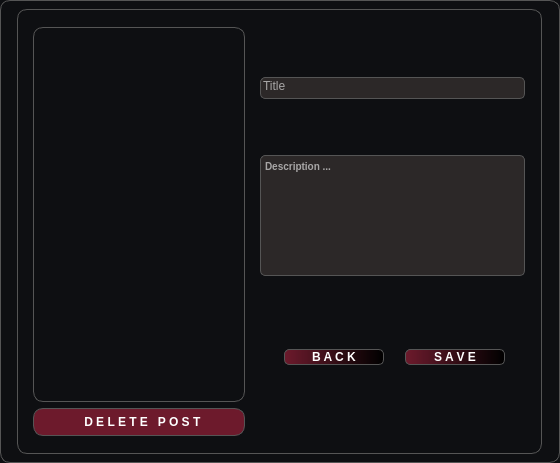
<?xml version="1.0" encoding="UTF-8"?>
<ui version="4.0">
 <class>PostEdit</class>
 <widget class="QWidget" name="PostEdit">
  <property name="geometry">
   <rect>
    <x>0</x>
    <y>0</y>
    <width>560</width>
    <height>463</height>
   </rect>
  </property>
  <property name="sizePolicy">
   <sizepolicy hsizetype="Fixed" vsizetype="Fixed">
    <horstretch>0</horstretch>
    <verstretch>0</verstretch>
   </sizepolicy>
  </property>
  <property name="minimumSize">
   <size>
    <width>560</width>
    <height>0</height>
   </size>
  </property>
  <property name="windowTitle">
   <string>Form</string>
  </property>
  <property name="styleSheet">
   <string notr="true">*{
border-radius: 10px;
border: 1px solid #555;
background-color: rgb(14, 15, 18);
}
#frame_09, #frame_99, #frame_88{
border: none;
}

#title, #description {
	border-radius: 5px;
	color:rgba(255, 255, 255, 150);
	padding-bottom:4px;
	background-color: #2C2828;
}

#horizontalFrame{
background-color: none;
border : none;
}

#backBtn, #confirmBtn{	
border: 1px solid #555;
font-weight: bold;
background-color: qlineargradient(spread:pad, x1:0, y1:0, x2:1, y2:0, stop:0 rgba(254, 44, 85, 100), stop:1 rgba(0, 0, 0, 255));
border-radius: 5px;
color: #fff;
}

#deletePostBtn{
border: 1px solid #555;
font-weight: bold;
background-color: rgba(254, 44, 85, 100);
border-radius: 10px;
color: #fff;

}
#backBtn::hover, #confirmBtn::hover{	
font-weight: bold;
background-color: qlineargradient(spread:pad, x1:0, y1:0, x2:1, y2:0, stop:0 rgba(254, 44, 85, 150), stop:1 rgba(0, 0, 0, 255));
}

#backBtn::pressed, #confirmBtn::pressed{	
font-weight: bold;
padding-left:5px;
padding-top:2px;
background-color: #2C2828;
}


#deletePostBtn:hover{
font-weight: bold;
background-color: qlineargradient(spread:pad, x1:0, y1:0, x2:1, y2:0, stop:0 rgba(254, 44, 85, 150), stop:1 rgba(0, 0, 0, 255));

}
#deletePostBtn:pressed{
border: 1px solid #555;
padding-left:6px;
padding-top:4px;
		border-radius: 8px;

	background-color: #2C2828;
}
</string>
  </property>
  <layout class="QHBoxLayout" name="horizontalLayout_2">
   <property name="spacing">
    <number>6</number>
   </property>
   <property name="leftMargin">
    <number>9</number>
   </property>
   <property name="topMargin">
    <number>9</number>
   </property>
   <property name="rightMargin">
    <number>9</number>
   </property>
   <property name="bottomMargin">
    <number>9</number>
   </property>
   <item>
    <widget class="QWidget" name="widget_09" native="true">
     <property name="sizePolicy">
      <sizepolicy hsizetype="Fixed" vsizetype="Preferred">
       <horstretch>0</horstretch>
       <verstretch>0</verstretch>
      </sizepolicy>
     </property>
     <property name="minimumSize">
      <size>
       <width>525</width>
       <height>0</height>
      </size>
     </property>
     <layout class="QHBoxLayout" name="horizontalLayout">
      <property name="spacing">
       <number>9</number>
      </property>
      <property name="leftMargin">
       <number>6</number>
      </property>
      <property name="rightMargin">
       <number>1</number>
      </property>
      <item>
       <widget class="QFrame" name="frame_88">
        <property name="minimumSize">
         <size>
          <width>226</width>
          <height>0</height>
         </size>
        </property>
        <property name="maximumSize">
         <size>
          <width>226</width>
          <height>16777215</height>
         </size>
        </property>
        <layout class="QVBoxLayout" name="verticalLayout_11">
         <item>
          <widget class="QLabel" name="thumbnailLabel">
           <property name="minimumSize">
            <size>
             <width>212</width>
             <height>375</height>
            </size>
           </property>
           <property name="maximumSize">
            <size>
             <width>212</width>
             <height>375</height>
            </size>
           </property>
           <property name="styleSheet">
            <string notr="true">border-radius: 10px;</string>
           </property>
           <property name="text">
            <string/>
           </property>
           <property name="pixmap">
            <pixmap>:/images/images/thumbnail/DougSinglemann--CrowRiver2016.jpg</pixmap>
           </property>
           <property name="scaledContents">
            <bool>true</bool>
           </property>
          </widget>
         </item>
         <item>
          <widget class="QPushButton" name="deletePostBtn">
           <property name="minimumSize">
            <size>
             <width>212</width>
             <height>28</height>
            </size>
           </property>
           <property name="maximumSize">
            <size>
             <width>212</width>
             <height>16777215</height>
            </size>
           </property>
           <property name="text">
            <string>  D E L E T E   P O S T</string>
           </property>
           <property name="icon">
            <iconset resource="../resources.qrc">
             <normaloff>:/assets/icons/assets/icons/feather/x-octagon.svg</normaloff>:/assets/icons/assets/icons/feather/x-octagon.svg</iconset>
           </property>
          </widget>
         </item>
        </layout>
       </widget>
      </item>
      <item>
       <widget class="QFrame" name="frame_99">
        <property name="sizePolicy">
         <sizepolicy hsizetype="Preferred" vsizetype="Preferred">
          <horstretch>0</horstretch>
          <verstretch>0</verstretch>
         </sizepolicy>
        </property>
        <property name="minimumSize">
         <size>
          <width>280</width>
          <height>0</height>
         </size>
        </property>
        <property name="maximumSize">
         <size>
          <width>280</width>
          <height>16777215</height>
         </size>
        </property>
        <layout class="QVBoxLayout" name="verticalLayout_6">
         <property name="leftMargin">
          <number>0</number>
         </property>
         <property name="rightMargin">
          <number>0</number>
         </property>
         <item>
          <widget class="QLineEdit" name="title">
           <property name="minimumSize">
            <size>
             <width>265</width>
             <height>22</height>
            </size>
           </property>
           <property name="maximumSize">
            <size>
             <width>265</width>
             <height>22</height>
            </size>
           </property>
           <property name="text">
            <string>Title</string>
           </property>
           <property name="alignment">
            <set>Qt::AlignLeading|Qt::AlignLeft|Qt::AlignVCenter</set>
           </property>
          </widget>
         </item>
         <item>
          <widget class="QTextEdit" name="description">
           <property name="sizePolicy">
            <sizepolicy hsizetype="Fixed" vsizetype="Fixed">
             <horstretch>0</horstretch>
             <verstretch>0</verstretch>
            </sizepolicy>
           </property>
           <property name="minimumSize">
            <size>
             <width>265</width>
             <height>121</height>
            </size>
           </property>
           <property name="maximumSize">
            <size>
             <width>265</width>
             <height>121</height>
            </size>
           </property>
           <property name="html">
            <string>&lt;!DOCTYPE HTML PUBLIC &quot;-//W3C//DTD HTML 4.0//EN&quot; &quot;http://www.w3.org/TR/REC-html40/strict.dtd&quot;&gt;
&lt;html&gt;&lt;head&gt;&lt;meta name=&quot;qrichtext&quot; content=&quot;1&quot; /&gt;&lt;style type=&quot;text/css&quot;&gt;
p, li { white-space: pre-wrap; }
&lt;/style&gt;&lt;/head&gt;&lt;body style=&quot; font-family:'MS Shell Dlg 2'; font-size:7.8pt; font-weight:400; font-style:normal;&quot;&gt;
&lt;p style=&quot; margin-top:0px; margin-bottom:0px; margin-left:0px; margin-right:0px; -qt-block-indent:0; text-indent:0px;&quot;&gt;&lt;span style=&quot; font-weight:600;&quot;&gt;Description ...&lt;/span&gt;&lt;/p&gt;&lt;/body&gt;&lt;/html&gt;</string>
           </property>
          </widget>
         </item>
         <item>
          <widget class="QFrame" name="horizontalFrame">
           <property name="sizePolicy">
            <sizepolicy hsizetype="Fixed" vsizetype="Fixed">
             <horstretch>0</horstretch>
             <verstretch>0</verstretch>
            </sizepolicy>
           </property>
           <property name="minimumSize">
            <size>
             <width>271</width>
             <height>51</height>
            </size>
           </property>
           <property name="maximumSize">
            <size>
             <width>271</width>
             <height>51</height>
            </size>
           </property>
           <property name="styleSheet">
            <string notr="true"/>
           </property>
           <layout class="QHBoxLayout" name="horizontalLayout_16">
            <item>
             <widget class="QPushButton" name="backBtn">
              <property name="minimumSize">
               <size>
                <width>100</width>
                <height>0</height>
               </size>
              </property>
              <property name="maximumSize">
               <size>
                <width>100</width>
                <height>16777215</height>
               </size>
              </property>
              <property name="text">
               <string>B A C K</string>
              </property>
              <property name="icon">
               <iconset resource="../resources.qrc">
                <normaloff>:/assets/icons/assets/icons/feather/arrow-left-circle.svg</normaloff>:/assets/icons/assets/icons/feather/arrow-left-circle.svg</iconset>
              </property>
             </widget>
            </item>
            <item>
             <widget class="QPushButton" name="confirmBtn">
              <property name="minimumSize">
               <size>
                <width>100</width>
                <height>0</height>
               </size>
              </property>
              <property name="maximumSize">
               <size>
                <width>100</width>
                <height>16777215</height>
               </size>
              </property>
              <property name="text">
               <string>S A V E</string>
              </property>
              <property name="icon">
               <iconset resource="../resources.qrc">
                <normaloff>:/assets/icons/assets/icons/feather/save.svg</normaloff>:/assets/icons/assets/icons/feather/save.svg</iconset>
              </property>
             </widget>
            </item>
           </layout>
          </widget>
         </item>
        </layout>
       </widget>
      </item>
     </layout>
    </widget>
   </item>
  </layout>
 </widget>
 <resources>
  <include location="../resources.qrc"/>
 </resources>
 <connections/>
</ui>
